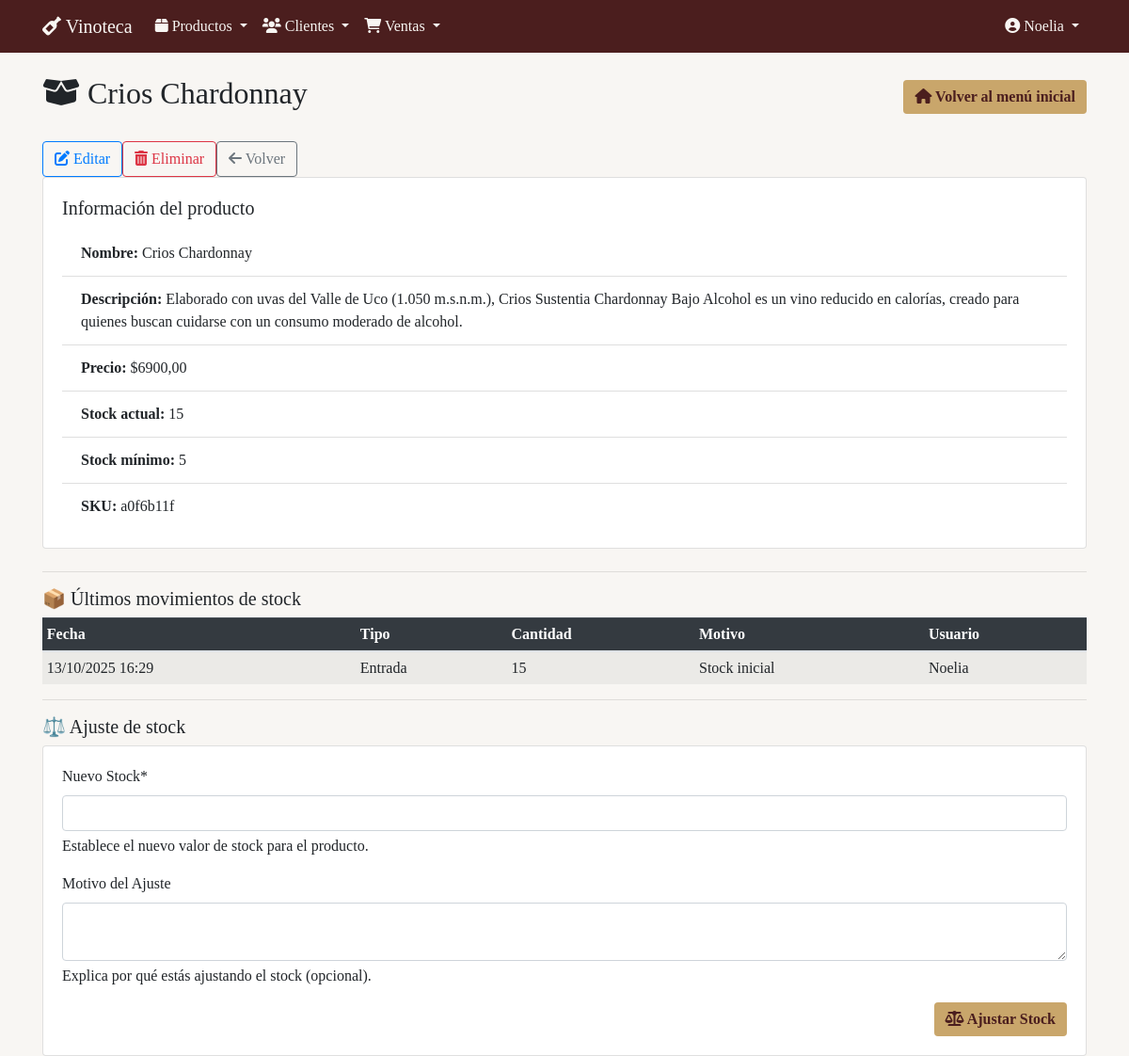
The page /productos/5/ (signed in) on the database as committed earlier.
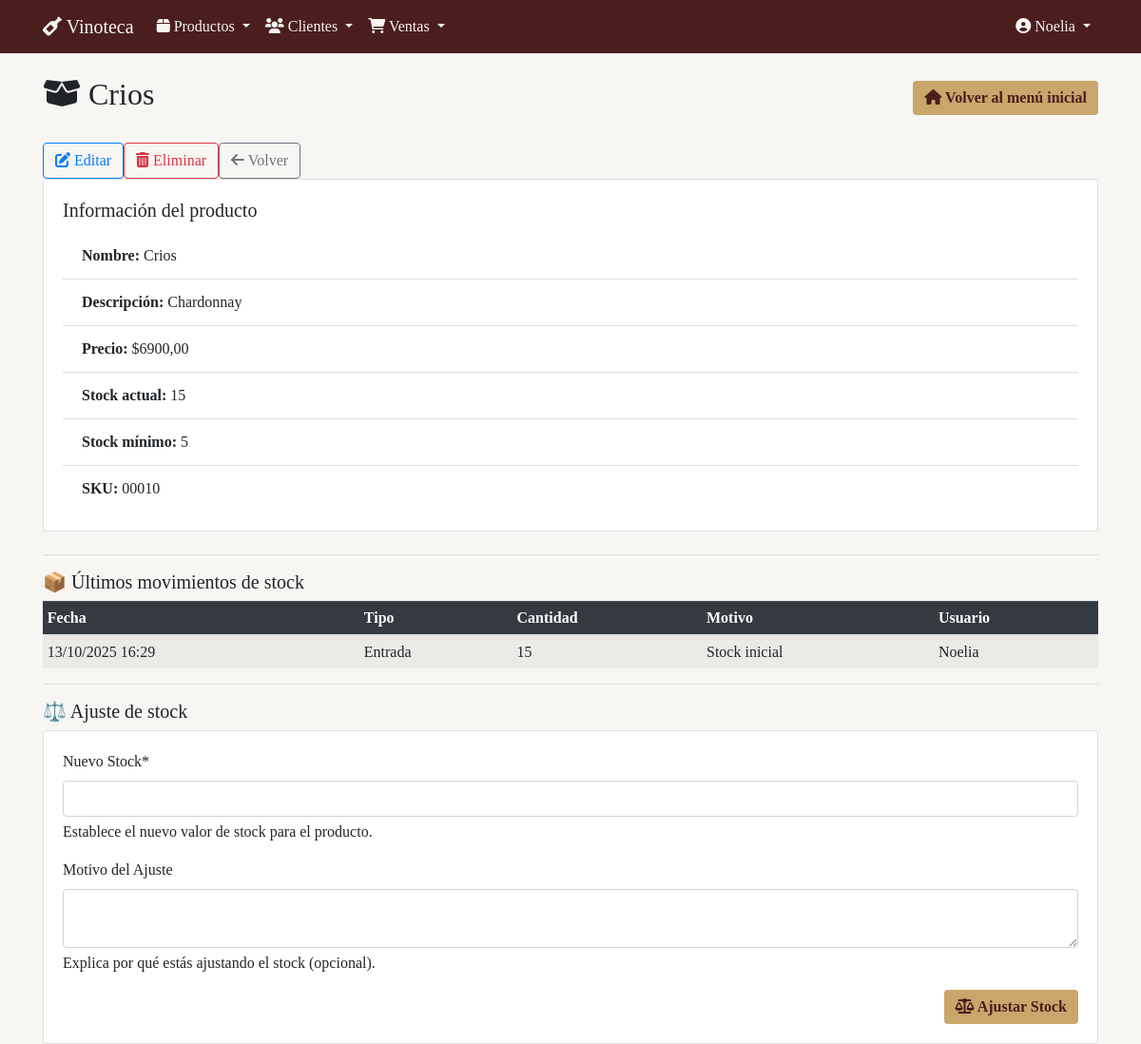
The same page on the database as committed later.
### productos/models.py (models this page shows, shortened)
class Producto(models.Model):
    nombre = models.CharField("Nombre", max_length=50)
    descripcion = models.CharField("Descripción", max_length=200)
    precio = models.DecimalField("Precio", max_digits=10, decimal_places=2)
    stock = models.PositiveIntegerField("Stock", default=0)
    stock_minimo = models.IntegerField("Stock Mínimo", default=5)
    sku = models.CharField(
        "SKU",
        max_length=50,
        unique=True,
        blank=False,
        help_text="Debe coincidir con el nombre del archivo de imagen (sin extensión)"
    )
    imagen = models.ImageField(
        "Imagen",
        upload_to=get_image_path,
        validators=[validate_image_size],
        blank=True,
        null=True,
        help_text="Formatos permitidos: jpg, png, gif. Tamaño máximo: 5MB"
    )
    fecha_creacion = models.DateTimeField("Fecha de creación", auto_now_add=True)
    fecha_actualizacion = models.DateTimeField("Fecha de actualización", auto_now=True)
    class Meta:
        verbose_name = "Producto"
        verbose_name_plural = "Productos"
        ordering = ["nombre"]

### productos/views.py (the view)
# urls.py: path('<int:pk>/', views.ProductoDetailView.as_view(), name='producto_detail'),
class ProductoDetailView(LoginRequiredMixin, PermissionRequiredMixin, DetailView):
    model = Producto
    template_name = 'productos/producto_detail.html'
    context_object_name = 'producto'
    permission_required = 'productos.view_producto'
    def get_context_data(self, **kwargs):
        context = super().get_context_data(**kwargs)
        context['movimientos'] = MovimientoStock.objects.filter(producto=self.object).order_by('-fecha')[:10]
        context['form_ajuste'] = AjusteStockForm()
        return context

### productos/forms.py (shortened to what this page needs)
class AjusteStockForm(forms.Form):
    cantidad = forms.IntegerField(
        min_value=0,
        label="Nuevo Stock",
        help_text="Establece el nuevo valor de stock para el producto."
    )
    motivo = forms.CharField(
        required=False,
        widget=forms.Textarea(attrs={'rows': 2}),
        label="Motivo del Ajuste",
        help_text="Explica por qué estás ajustando el stock (opcional)."
    )
    def __init__(self, *args, **kwargs):
        self.producto = kwargs.pop('producto', None)
        super().__init__(*args, **kwargs)
        self.helper = BaseFormHelper()
        stock_info = ""
        self.helper.layout = Layout(
            HTML(stock_info),
            Field('cantidad'),
            Field('motivo'),
            ButtonHolder(
                Submit('submit', 'Ajustar Stock', css_class='btn btn-warning'),
                HTML('<a href="{{ request.META.HTTP_REFERER }}" class="btn btn-secondary">Cancelar</a>')
            )
        )

### templates/productos/producto_detail.html (shortened to what this page needs)
{% extends 'base.html' %}
{% load crispy_forms_tags %}
{% block header %}<i class="fas fa-box-open"></i> {{ producto.nombre }}{% endblock %}
{% block extra_buttons %}
<div class="d-flex gap-2">
  <a href="{% url 'productos:producto_update' producto.pk %}" class="btn btn-outline-primary">
    <i class="fas fa-edit"></i> Editar
  </a>
  <a href="{% url 'productos:producto_delete' producto.pk %}" class="btn btn-outline-danger">
    <i class="fas fa-trash-alt"></i> Eliminar
  </a>
  <a href="{% url 'productos:producto_list' %}" class="btn btn-outline-secondary">
    <i class="fas fa-arrow-left"></i> Volver
  </a>
</div>
{% endblock %}
{% block content %}
<div class="card mb-4">
  <div class="card-body">
    <h5 class="card-title">Información del producto</h5>
    <ul class="list-group list-group-flush">
      <li class="list-group-item"><strong>Nombre:</strong> {{ producto.nombre }}</li>
      <li class="list-group-item"><strong>Descripción:</strong> {{ producto.descripcion }}</li>
      <li class="list-group-item"><strong>Precio:</strong> ${{ producto.precio }}</li>
      <li class="list-group-item"><strong>Stock actual:</strong> {{ producto.stock }}</li>
      <li class="list-group-item"><strong>Stock mínimo:</strong> {{ producto.stock_minimo }}</li>
      <li class="list-group-item"><strong>SKU:</strong> {{ producto.sku }}</li>
    </ul>
  </div>
</div>
<hr>
<h5>📦 Últimos movimientos de stock</h5>
<table class="table table-sm table-striped">
  <thead class="table-dark">
    <tr>
      <th>Fecha</th>
      <th>Tipo</th>
      <th>Cantidad</th>
      <th>Motivo</th>
      <th>Usuario</th>
    </tr>
  </thead>
  <tbody>
    {% for movimiento in movimientos %}
    <tr>
      <td>{{ movimiento.fecha|date:"d/m/Y H:i" }}</td>
      <td>{{ movimiento.tipo }}</td>
      <td>{{ movimiento.cantidad }}</td>
      <td>{{ movimiento.motivo }}</td>
      <td>{{ movimiento.usuario }}</td>
    </tr>
    {% empty %}
    <tr>
      <td colspan="5" class="text-center">No hay movimientos registrados.</td>
    </tr>
    {% endfor %}
  </tbody>
</table>
<hr>
<h5>⚖️ Ajuste de stock</h5>
<div class="card">
  <div class="card-body">
    <form method="post" action="{% url 'productos:ajustar_stock' producto.pk %}">
      {{ form_ajuste|crispy }}
      <div class="mt-3 d-flex justify-content-end">
        <button type="submit" class="btn btn-vinoteca">
          <i class="fas fa-balance-scale"></i> Ajustar Stock
        </button>
      </div>
    </form>
  </div>
</div>
{% endblock %}

Rows that differ between the two databases and show on the page:
changed Producto: nombre "Crios Chardonnay" → "Crios"; descripcion "Elaborado con uvas del Valle de Uco (1.050 m.s.n.m.), Crios Sustentia Chardonnay Bajo Alcohol es un vino reducido en calorías, creado para quienes buscan cuidarse con un consumo moderado de alcohol." → "Chardonnay"; sku "a0f6b11f" → "00010"
